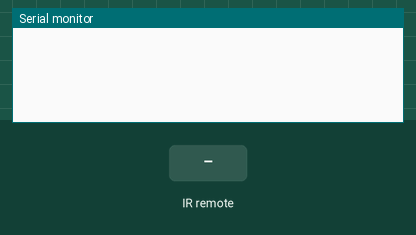
A sketch run on a simulated Arduino Uno, built with avr-gcc and run on an emulated ATmega328P. Parts: the last lines printed to the serial monitor. The test bench sets the inputs (shaded band).

Above: at 1.2 s.
1.3 s: infrared code 0xFF629D received
At 2.4 s:
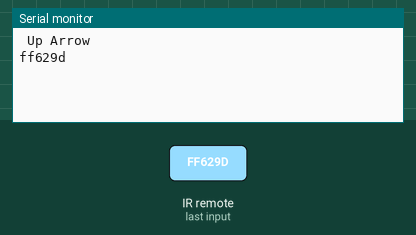
2.8 s: infrared code 0xFF22DD received
At 3.6 s:
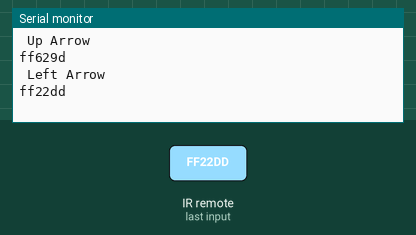
4.3 s: infrared code 0xFF02FD received
At 5.5 s:
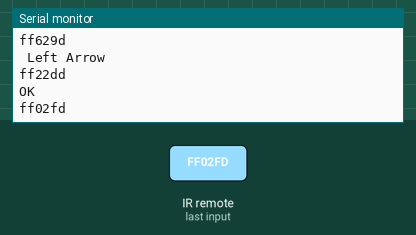
5.8 s: infrared code 0xFFC23D received
At 7.0 s:
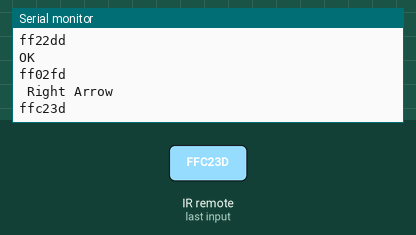
7.3 s: infrared code 0xFFA857 received
At 8.2 s:
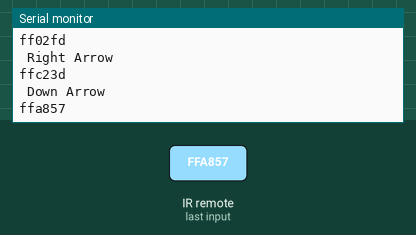
8.8 s: infrared code 0xFF6897 received
At 10.2 s:
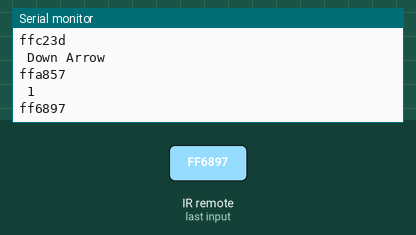

Measured:
- after the input at 1.3 s, the serial monitor: prints a new line at once (image 1)
- after the input at 2.8 s, the serial monitor: prints a new line at once (image 2)
- after the input at 4.3 s, the serial monitor: prints a new line at once (image 3)
- after the input at 5.8 s, the serial monitor: prints a new line at once (image 4)
- after the input at 7.3 s, the serial monitor: prints a new line at once (image 5)
- after the input at 8.8 s, the serial monitor: prints a new line at once (image 6)

The sketch:

IR_Receiver.ino
```cpp
#include <IRremote.h>

int IR_PIN = 11;

IRrecv irDetect( IR_PIN );
decode_results irIn ;

void setup ( ) {
  Serial.begin( 9600 );
  irDetect.enableIRIn ( ) ;
}

void loop ( ) {
  if ( irDetect.decode(&irIn ) ) {
    decodeIR ( );
    Serial.println(String(irIn.value, HEX));
    irDetect.resume ( );
  }
}

void decodeIR ( ) {
  switch(irIn.value) {
  case 0xFF629D:
    Serial.println( " Up Arrow " );
    break;
  case 0xFF22DD:
    Serial.println( " Left Arrow " );
    break;
  case 0xFF02FD:
    Serial.println( "OK" );
    break;
  case 0xFFC23D:
    Serial.println ( " Right Arrow " ) ;
    break;
  case 0xFFA857:
    Serial.println ( " Down Arrow " ) ;
    break ;
  case 0xFF6897:
    Serial.println ( " 1 " ) ;
    break;
  case 0xFF9867:
    Serial.println ( " 2 " ) ;
    break;
  case 0xFFB04F :
    Serial.println ( " 3 " ) ;
    break ;
  case 0xFF30CF :
    Serial.println ( " 4 " ) ;
    break;
  case 0xFF18E7 :
    Serial.println ( " 5" ) ;
    break;
  case 0xFF7A85 :
    Serial.println ( " 6 " ) ;
    break;
  case 0xFF10EF :
    Serial.println ( " 7" ) ;
    break;
  case 0xFF38C7:
    Serial.println ( " 8" ) ;
    break;
  case 0xFF5AA5:
    Serial.println ( "9 " ) ;
    break;
  case 0xFF42BD:
    Serial.println ( "* " ) ;
    break;
  case 0xFF4AB5 :
    Serial.println ( "0 " );
    break;
  case 0xFF52AD:
    Serial.println ( " # " ) ;
    break;
  default:
    break;
  }
}
```
